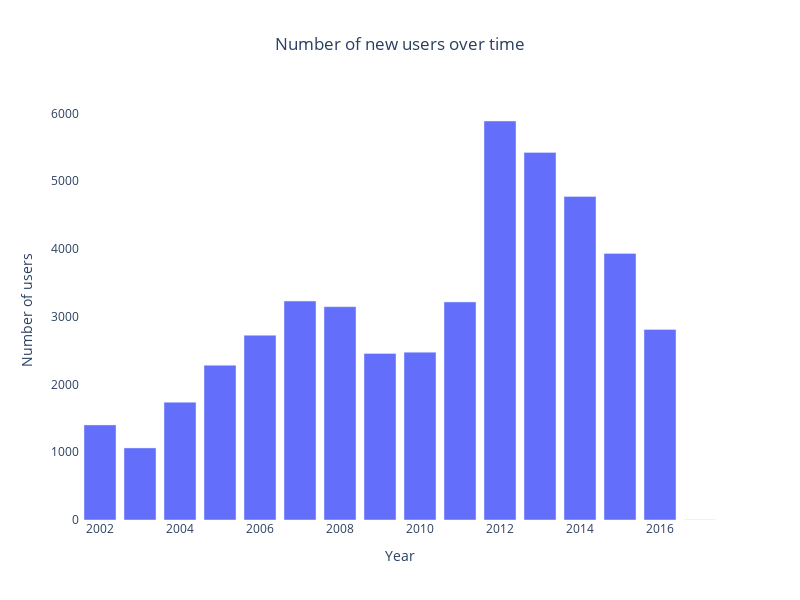

This figure's notebook cell:
### Markdown cell above
If you can't see the above plot you can find it also [here](https://epfl-ada.github.io/ada-2024-project-sadamasochists/notebook_fallback/number_of_ratings_over_time.html)

### Code cell
# Plot the number of users that have joined the platform over time
data_presentation.plot_number_of_users_over_time()

### Figure 1 — Plotly figure (JSON) as saved in the notebook; plotly's stock layout.template omitted (floating-point values rounded to 4 significant figures)
{"data": [{"type": "bar", "x": [2002, 2003, 2004, 2005, 2006, 2007, 2008, 2009, 2010, 2011, 2012, 2013, 2014, 2015, 2016, 2017], "y": [1403, 1064, 1738, 2283, 2726, 3231, 3148, 2458, 2477, 3218, 5888, 5425, 4774, 3934, 2812, 1]}], "layout": {"height": 600, "paper_bgcolor": "rgb(255,255,255)", "plot_bgcolor": "rgb(255,255,255)", "title": {"text": "Number of new users over time", "x": 0.5}, "width": 800, "xaxis": {"title": {"text": "Year"}}, "yaxis": {"title": {"text": "Number of users"}}}}
